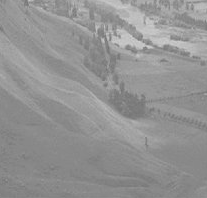
#> input picture PDI/Aula 2025 Histogramas/wiki.png, 207 x 198 px
$ python 'ccf 394 2025 AUla 2 cod 3 brilho + contraste.py'
#> lines starting #> are read from the running program, lines starting #| are printed output that depends on the picture
import cv2 as cv
import numpy as np
from matplotlib import pyplot as plt
image = cv.imread("wiki.png",cv.IMREAD_GRAYSCALE)
#> image is the input picture: shape (198, 207); min 114, max 208, mean 147
# use 1.3 e 40 como entrada
min=np.min(image)
#> min = 114
max=np.max(image)
#> max = 208
print(max,min)
#| 208 114
# um deslocamento de 20 na imagem
nova=(image+20)*(255/(max-min))
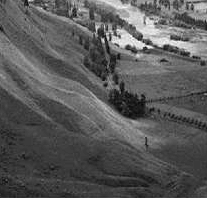
#> nova: shape (198, 207) float64; min 363.5, max 618.5, mean 453; drawn with min black and max white
nova=np.uint8(nova)
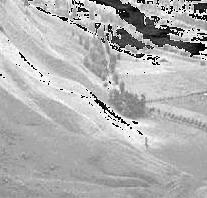
#> nova: shape (198, 207); min 0, max 254, mean 177.3
print(np.max(nova),np.min(nova))
#| 254 0
plt.subplot(221), plt.imshow(image,cmap='gray')
plt.subplot(222), plt.imshow(nova,cmap='gray')
plt.subplot(223), plt.hist(image.ravel(),256,[0,256]),plt.title('Histograma ')
plt.subplot(224), plt.hist(nova.ravel(),256,[0,256]),plt.title('transformacao linear')
plt.show()
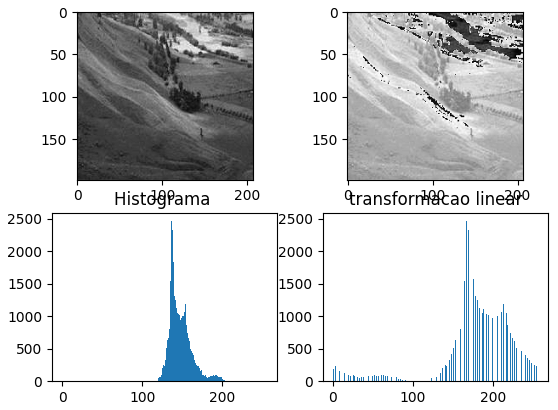
#> figure drawn by matplotlib, 4 panels; panel 3: tallest bar 2463 high, from x = 136 to 137; panel 4: tallest bar 2463 high, from x = 167 to 168
cv.waitKey(0)
cv.destroyAllWindows()

# agora, lendo os valores de contraste e brilho do teclado g(x) =alfa*f(x)  + betaa
new_image = np.zeros(image.shape, image.dtype)
alpha = 1.0 # Simple contrast control
beta = 0    # Simple brightness control
# Initialize values
print(' Transformação linear basica ')
print('-------------------------')
try:
    alpha = float(input('* Entre com alpha (contraste) [1.0-3.0]: '))
#> the answer given: 1
    beta = int(input('* Entre com  beta (brilho) [0-100]: '))
#> the answer given: 3
except ValueError:
    print('Error, not a number')
# new_image(i,j) = alpha*image(i,j) + beta

new_image = cv.convertScaleAbs(image, alpha=alpha, beta=beta)

plt.subplot(221), plt.imshow(image,cmap='gray')
plt.subplot(222), plt.imshow(new_image,cmap='gray')

plt.subplot(223), plt.hist(image.ravel(),256,[0,256]),plt.title('Histograma para uma imagem em tons de cinza')
plt.subplot(224), plt.hist(new_image.ravel(),256,[0,256]),plt.title('aplicando uma transformacao linear')

plt.show()
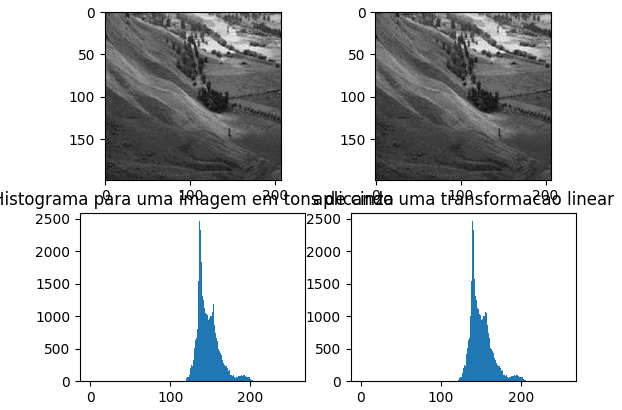
#> figure drawn by matplotlib, 4 panels; panel 3: tallest bar 2463 high, from x = 136 to 137; panel 4: tallest bar 2463 high, from x = 139 to 140
cv.waitKey(0)


cv.waitKey()
cv.destroyAllWindows()
